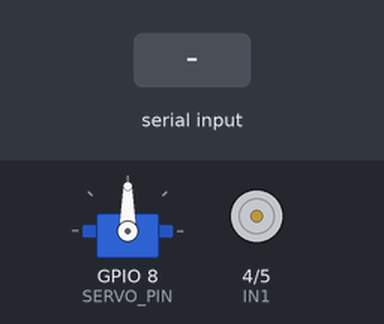
A sketch run on a simulated ESP32-S3. On the bench: servo, motor-driver pin pairs drawn as motors (green arrow = first pin HIGH = forward, orange = second pin HIGH = backward, longer = more drive, scaled by the enable pin). Inputs (shaded band) come from the test bench.

Above: at 1.2 s.
1.3 s: "w\n" received over the second serial link
At 2.6 s:
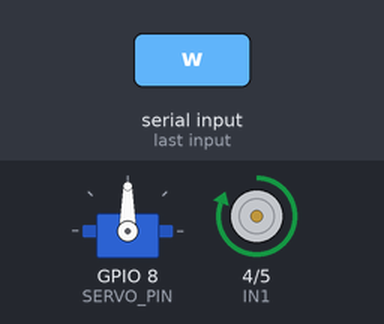
2.9 s: "s\n" received over the second serial link
At 4.1 s:
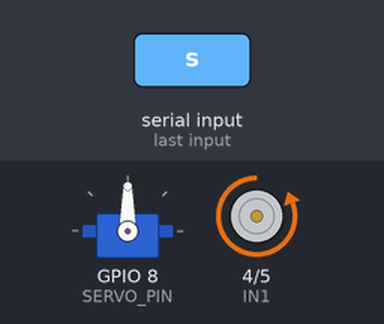
4.4 s: "z\n" received over the second serial link
At 5.2 s:
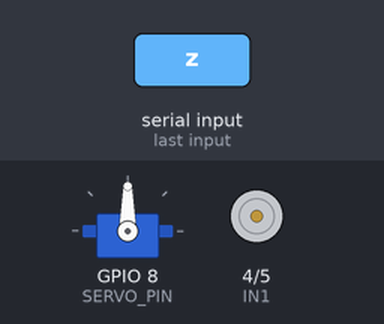
6.0 s: "B\n" received over the second serial link
At 6.5 s:
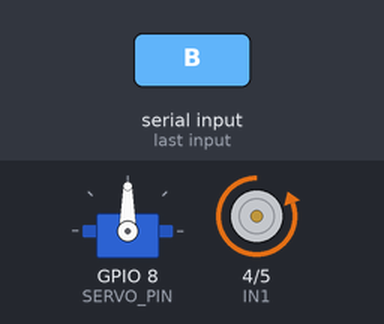
7.6 s: "a\n" received over the second serial link
At 8.2 s:
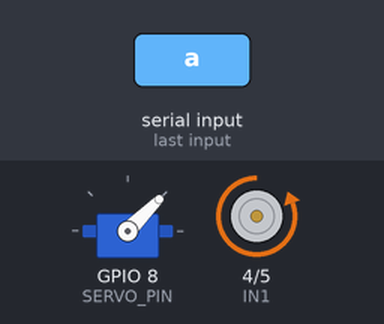
9.2 s: "F\n" received over the second serial link
At 10.3 s:
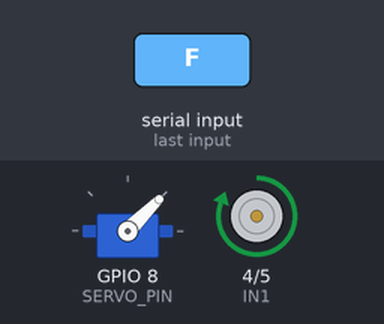
Timing chart, 0 to 11.7 s (numbered marks = the images above; inputs shaded):
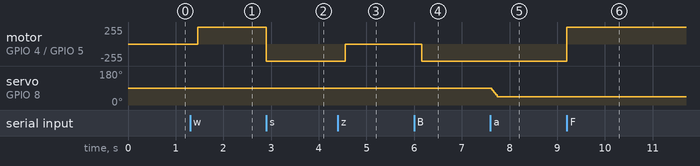

Measured:
- after the input at 1.3 s, motor on GPIO 4 (IN1) / GPIO 5 (IN2): stopped → forward 255/255 after 0.16 s
- after the input at 2.9 s, motor on GPIO 4 (IN1) / GPIO 5 (IN2): forward 255/255 → backward 255/255 at once
- after the input at 4.4 s, motor on GPIO 4 (IN1) / GPIO 5 (IN2): backward 255/255 → stopped after 0.16 s
- after the input at 6.0 s, motor on GPIO 4 (IN1) / GPIO 5 (IN2): stopped → backward 255/255 after 0.16 s
- after the input at 7.6 s, servo on GPIO 8 (SERVO_PIN): 90° → 45° at once
- after the input at 9.2 s, motor on GPIO 4 (IN1) / GPIO 5 (IN2): backward 255/255 → forward 255/255 at once

The sketch:

Maincode_composite_car.ino
```cpp
/* Maincode for composite car use ESP32 */
/* Author:      Trần Lê Nhật Đoan       */
/* Researcher:  Phạm Hùng Khổng
                Nguyễn Quang Hy
                Hồ Đoàn Nhựt Thắng      */
/*--------------------------------------*/
#include <ESP32Servo.h>

// Define physicals for ESP32-S3
#define ENA  1       // Motor DC speed
#define IN1  4
#define IN2  5
#define SERVO_PIN 8  // Servo vector

#define RX_PIN 15
#define TX_PIN 16

Servo myservo;
char lenh;

// --- SMOOTH STATE MANAGEMENT VARIABLE---
int servoAngle = 90;          // Servo current Angle
int targetServoAngle = 90;    // Servo aimed Angle

int maxSpeed = 255;           // Max speed
int currentMotorSpeed = 0;    // Motor DC current speed
int targetMotorSpeed = 0;     // Motor DC aimed speed
int motorDirection = 0;       // 0: Stop, 1: Forward, -1: Back

void setup() {
  Serial.begin(9600);
  Serial1.begin(9600, SERIAL_8N1, RX_PIN, TX_PIN);

  pinMode(ENA, OUTPUT);
  pinMode(IN1, OUTPUT);
  pinMode(IN2, OUTPUT);

  myservo.attach(SERVO_PIN);
  myservo.write(servoAngle);
}

void loop() {
  // 1. Reading commands from Bluetooth without lag
  while (Serial1.available() > 0) {
    lenh = Serial1.read();

    if (lenh == '\n' || lenh == '\r' || lenh == ' ') {
      continue;
    }

    // --- Update goals for the DC Motor ---
    if (lenh == 'w' || lenh == 'F') {
      motorDirection = 1;         // Set direction to progress
      targetMotorSpeed = maxSpeed;// Set maxspeed
    }
    else if (lenh == 's' || lenh == 'B') {
      motorDirection = -1;        // Set direction to progress
      targetMotorSpeed = maxSpeed;// Set maxspeed
    }
    else if (lenh == 'z' || lenh == 'x' || lenh == 'S') {
      targetMotorSpeed = 0;       // Return 0 to stop
    }

    // --- Update the target for the Servo ---
    if (lenh == 'a' || lenh == 'L') {
      targetServoAngle = 45;      // Left turn target
    }
    else if (lenh == 'd' || lenh == 'R') {
      targetServoAngle = 135;     // Right turn target
    }
    else if (lenh == 'c' || lenh == 'C' || lenh == 'g') {
      targetServoAngle = 90;      // Return default target
    }
  }

  // 2. Logic for smoothing DC Motor speed (Increase/decrease evenly)
  if (currentMotorSpeed < targetMotorSpeed) {
    currentMotorSpeed += 5; // Increase speed by 5
    if (currentMotorSpeed > targetMotorSpeed) currentMotorSpeed = targetMotorSpeed;
  }
  else if (currentMotorSpeed > targetMotorSpeed) {
    currentMotorSpeed -= 5; // Decrease speed by 5
    if (currentMotorSpeed < targetMotorSpeed) currentMotorSpeed = targetMotorSpeed;
  }

  // Output the actual speed signal to the L298N hardware
  if (motorDirection == 1) {
    analogWrite(ENA, currentMotorSpeed);
    digitalWrite(IN1, HIGH);
    digitalWrite(IN2, LOW);
  }
  else if (motorDirection == -1) {
    analogWrite(ENA, currentMotorSpeed);
    digitalWrite(IN1, LOW);
    digitalWrite(IN2, HIGH);
  }
  else {
    analogWrite(ENA, 0);
    digitalWrite(IN1, LOW);
    digitalWrite(IN2, LOW);
  }

  // 3. Logic to smooth Servo angles (Rotate slowly and steadily)
  if (servoAngle < targetServoAngle) {
    servoAngle++;
  }
  else if (servoAngle > targetServoAngle) {
    servoAngle--;
  }
  myservo.write(servoAngle);

  // Small delay for system
  delay(3);
}
```
